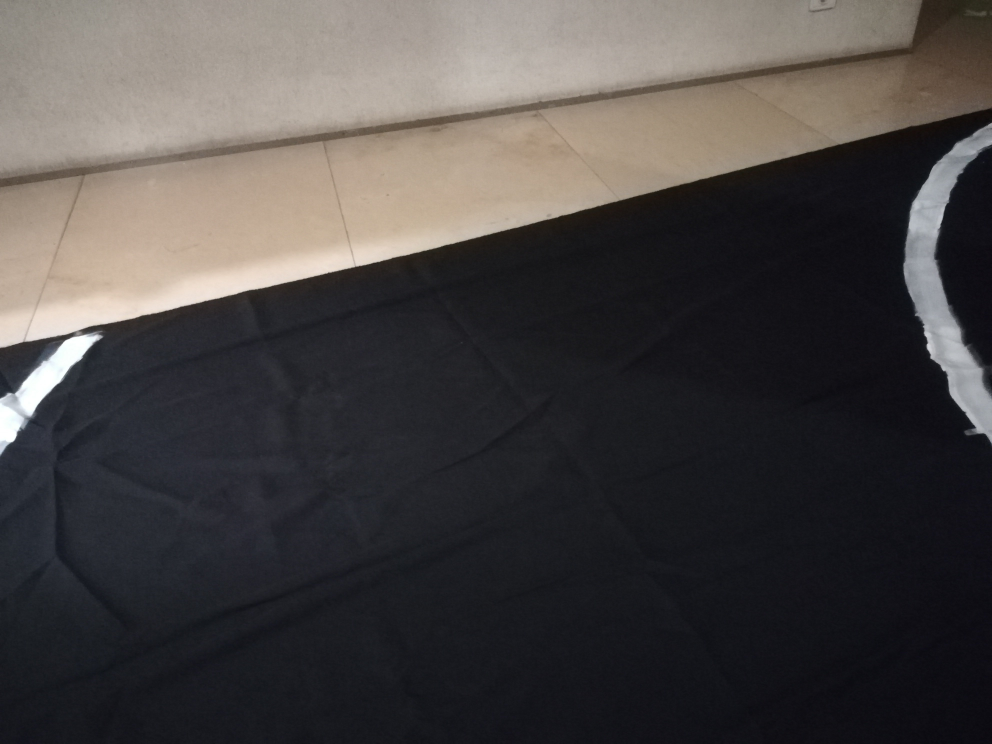
#> input picture Visao/images/img1.jpeg, 3968 x 2976 px (shown at 1/4 size); its folder holds only this picture in this run
$ python main.py
#> lines starting #> are read from the running program, lines starting #| are printed output that depends on the picture; after the words box and inside, x2 and y2 are one past the last pixel; in counts of white or black regions, pixels touching at a corner belong together
### Visao/Lane_Recognition/base_work/utils.py
import os
import cv2

# References
# https://techtutorialsx.com/2020/12/13/python-opencv-add-slider-to-window/


def get_abs_path(rel_path):
    return os.path.realpath(rel_path)


def on_change(value):
    print(value)


# [28 lines left out: function show_image, not called in this run]

### Visao/Lane_Recognition/base_work/main.py
import cv2
import numpy as np
import utils


# References
# https://www.learnpython.org/en/Multiple_Function_Arguments
# https://medium.com/@yogeshojha/self-driving-cars-beginners-guide-to-computer-vision-finding-simple-lane-lines-using-python-a4977015e232


def masking(image, polygon):
    """

    :param image: Must be greyscaled
    :param polygon: list of points
    :return: masked image
    """
    # Masking region of interest
    height, width = image.shape[0:2]
    for i, point in enumerate(polygon):
        # 1 - y because image matrix is processed from top to down
        polygon[i] = point[0] * (width - 1), (1 - point[1]) * (height - 1)

    polygon = np.array(polygon, np.int32)
    mask = np.zeros_like(image)
    cv2.fillPoly(mask, [polygon], 255)
    cropped_image = cv2.bitwise_and(image, mask)

    return cropped_image


def hough_p(original_img, cropped_img):
    # Hough's transform
    rho = 2
    theta = np.pi / 180
    threshold = 100  # Minimum votes to be recognized as a line
    lines = cv2.HoughLinesP(cropped_img, rho, theta, threshold, np.array([]), minLineLength=40, maxLineGap=5)

    # Mid code:
    slopes = []

    line_image = np.zeros_like(original_img)
    if lines is not None:
        for line in lines:
            x1, y1, x2, y2 = line.reshape(4)
            cv2.line(line_image, (x1, y1), (x2, y2), (255, 0, 0), 10)
            if x2 != x1:
                slopes.append((y2-y1) / (x2-x1))
            else:
                # Big number
                slopes.append(100_000)
    else:
        raise AssertionError("lines == None")

    av_slope = np.average(slopes)

    return cv2.addWeighted(original_img, 0.8, line_image, 1, 1), av_slope


def lane_detector(img_path, **parameters) -> np.ndarray:
    """
    Status: working, but needs better masking
    :return: Image with lines drawn over lane separators

    :keyword Arguments:
        * *blur_level* (``int``) --
            level of blurring:
                Depends on blur_funct followingly described:
                    - if it's average blur function, any int works
                    - if it's median blur function, any odd int above 1 works
                    - else if it's gaussian blur function, any positive odd int is acceptable
        * *blur_funct* (``funct``) --
            choose from available opencv blur functions
        * *thresholds* (``tuple``) --
            format (threshold1, threshold2)
            arguments explained in cv2::Canny
        * *polygon* (``array``)
            format [point1, point2, point3]
            Since in most cases the roads shape like a triangle,
                our mask will be this triangle,
                defined by fraction values.
                E.g.: (.5, .5) means the point at the center of the image
        ...
    """
#> called with img_path = '../../images/img1.jpeg'
    # ---- Parameters: get in kwargs if it's there, if not set as default ----

    # Blurring
    if "blur_level" not in parameters.keys() or \
            parameters['blur_level'] not in [3, 5, 7]:
        blur_level = 5
    else:
        blur_level = parameters['blur_level']
    blur = (blur_level, blur_level)

    if "blur_funct" not in parameters.keys():
        blur_funct = cv2.GaussianBlur
    else:
        blur_funct = parameters['blur_funct']

    # Canny edge detection
    thresholds = (50, 150)  # Default value
    if "thresholds" in parameters:
        assert all([0 <= elem < 256 for elem in parameters['thresholds']]),\
            "Invalid threshold values!"
        thresholds = parameters['thresholds']

    # Masking
    polygon = [(0, 0), (0, .4), (.5, .78), (.99, .4), (.99, 0)]
    if "polygon" in parameters:
        assert all([len(tupl) == 2 for tupl in polygon]), "Wrong polygon data struct"
        polygon = parameters["polygon"]

    # ---- Pipeline stages of image processing ----
    # Loading the image
    lane_image = cv2.imread(utils.get_abs_path(img_path))
#> lane_image is the input picture: shape (2976, 3968, 3); mean B, G, R 68, 68.7, 72.5

    # Converting into grayscale
    gray = cv2.cvtColor(lane_image, cv2.COLOR_RGB2GRAY)
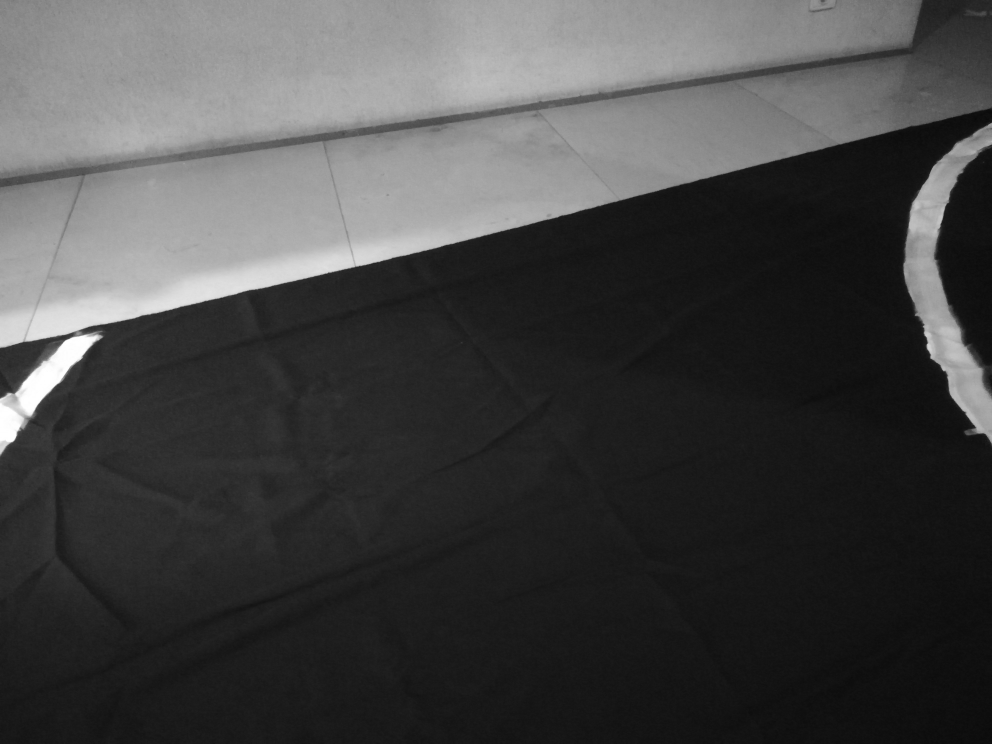
#> gray: shape (2976, 3968) (shown at 1/4 size); min 5, max 255, mean 68.9

    # Reduce Noise and Smoothen Image
    if blur_funct == cv2.GaussianBlur:
        blur = blur_funct(
            src=gray, ksize=blur, sigmaX=0
        )
    else:
        blur = blur_funct(
            src=gray, ksize=blur[0], sigmaX=0
        )

    # Edge detection (canny)
    canny_image = cv2.Canny(
        image=blur, threshold1=thresholds[0], threshold2=thresholds[1]
    )
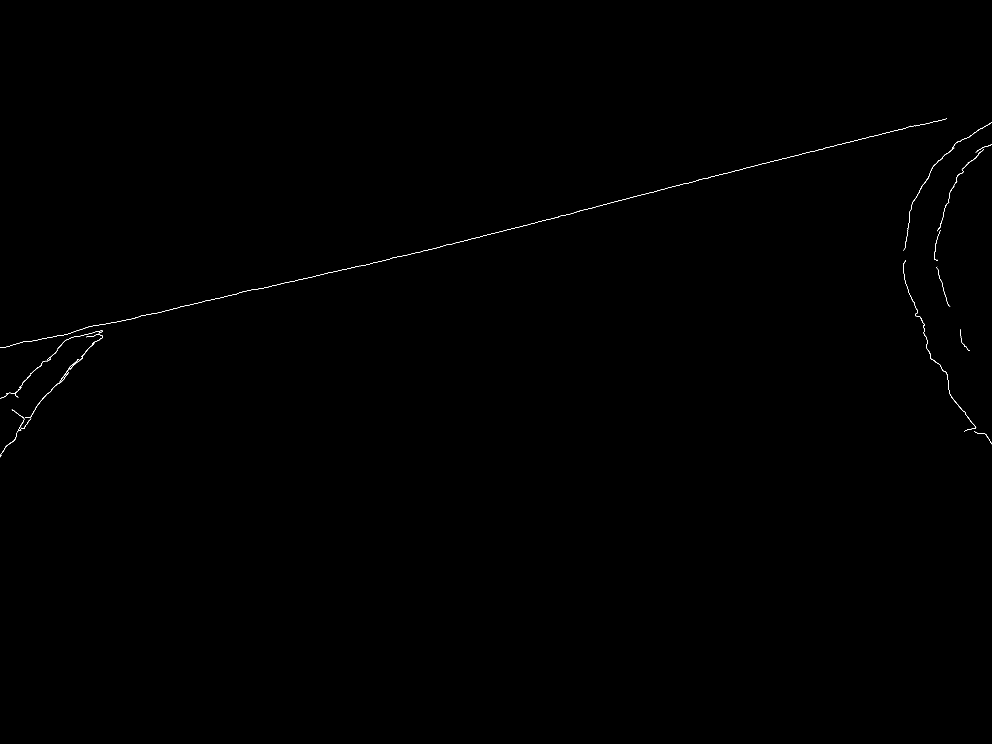
#> canny_image: shape (2976, 3968) (shown at 1/4 size); 0.08% white in thin lines or dots, all inside (x1, y1, x2, y2) = (0, 474, 3968, 1829)

    # Mask region of interest
    cropped_image = masking(canny_image, polygon)
#> in masking, `cv2.fillPoly(mask, [polygon], 255)`:
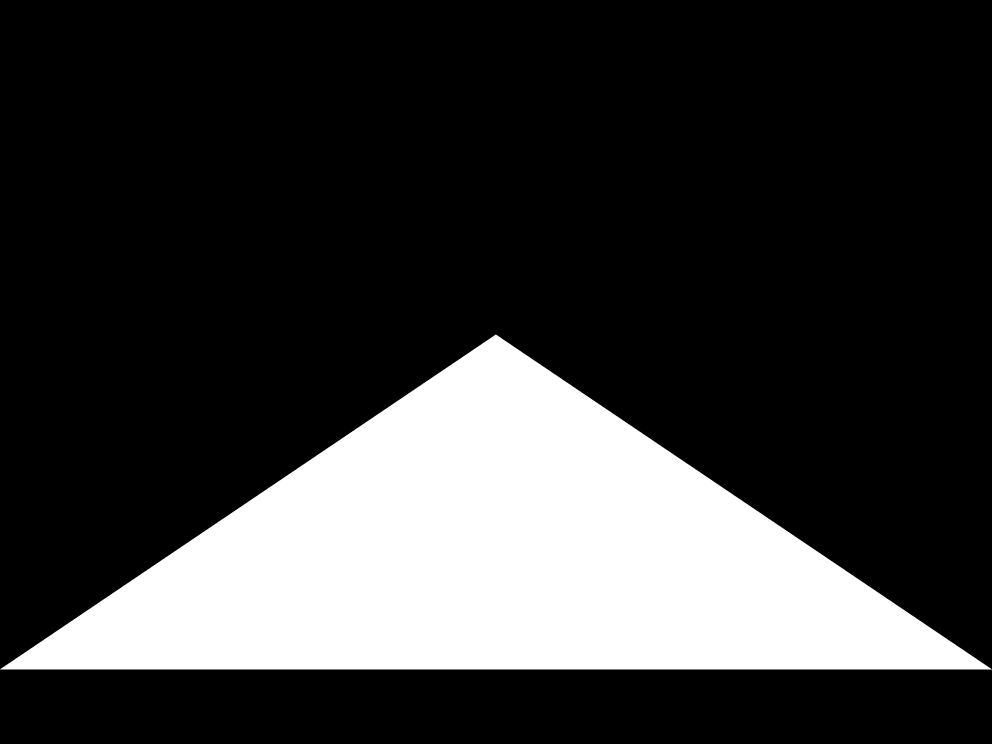
#> mask: shape (2976, 3968) (shown at 1/4 size); 22.5% white; 1 white region, box (x1, y1, x2, y2) and area: (0, 1338, 3968, 2678) 2659875
#> in masking, `cropped_image = cv2.bitwise_and(image, mask)`: cropped_image: shape (2976, 3968); every value is 0

    # Hough Transform
    combo_image, slope = hough_p(original_img=lane_image, cropped_img=cropped_image)
#> in hough_p, `lines = cv2.HoughLinesP(cropped_img, rho, theta, threshold, np.array([..`: lines = None

    # Direction values
    angle_rad = np.arctan(slope)
    angle_deg = np.degrees(angle_rad)
    print(f"Slope: {slope}", f"Angle (rad): {round(np.pi/2 - angle_rad, 2)}*pi",
          f"Angle (degrees) {round(90.0 - float(angle_deg), 2)}º", sep="\n", end=".")
    utils.show_image(image=combo_image, title=img_path.split('/')[-1])

    return combo_image


if __name__ == '__main__':

    for i in range(1, 16):
        im_path = f"../../images/img{i}.jpeg"
        print(f"\nImage {i}:")
        try:
#> (the run stopped early here; a loop or call above may not have finished)
